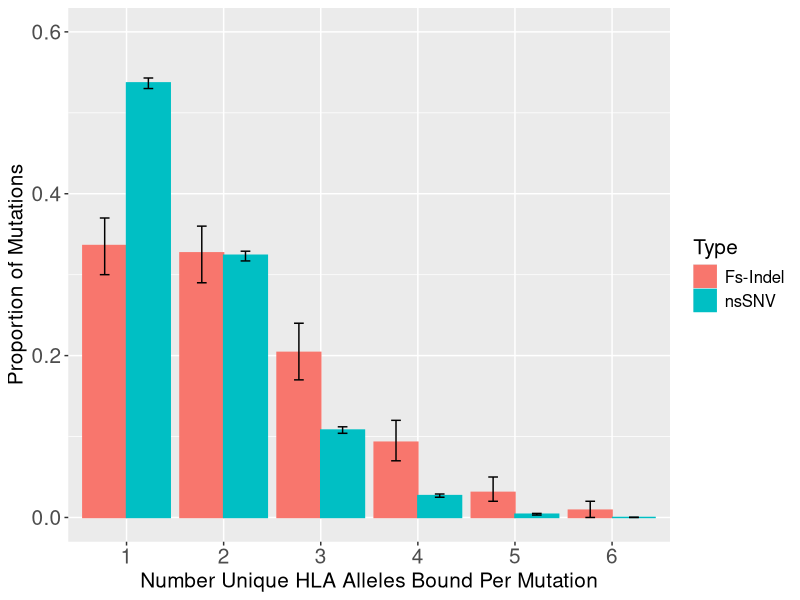

Write the R code that produced this figure.
library(ggpubr)
library(ggplot2)
library(cowplot)
library(nlme)
library(plyr)
require(reshape2)
library(gridExtra)
library(cowplot)
library(survival)
library('survminer')
library(scales)
library('dplyr')
library(ggbeeswarm)

rm(list=ls(all=TRUE))

dat<-read.table("./HLA_diversity_Summary.txt",header=T,sep="\t")
ggplot(dat, aes(x=factor(Unique_HLAs_Bount),y=Proportion,fill=Type,colour=Type)) +geom_bar(stat="identity",position="dodge")+ylab("Proportion of Mutations") + xlab("Number Unique HLA Alleles Bound Per Mutation")+theme(text = element_text(size=15),axis.text.x = element_text(size=15),axis.text.y = element_text(size=15))+scale_y_continuous(limits=c(0,0.6))+geom_errorbar(aes(ymin=lower, ymax=upper), width=.2,position=position_dodge(.9),color="black")
